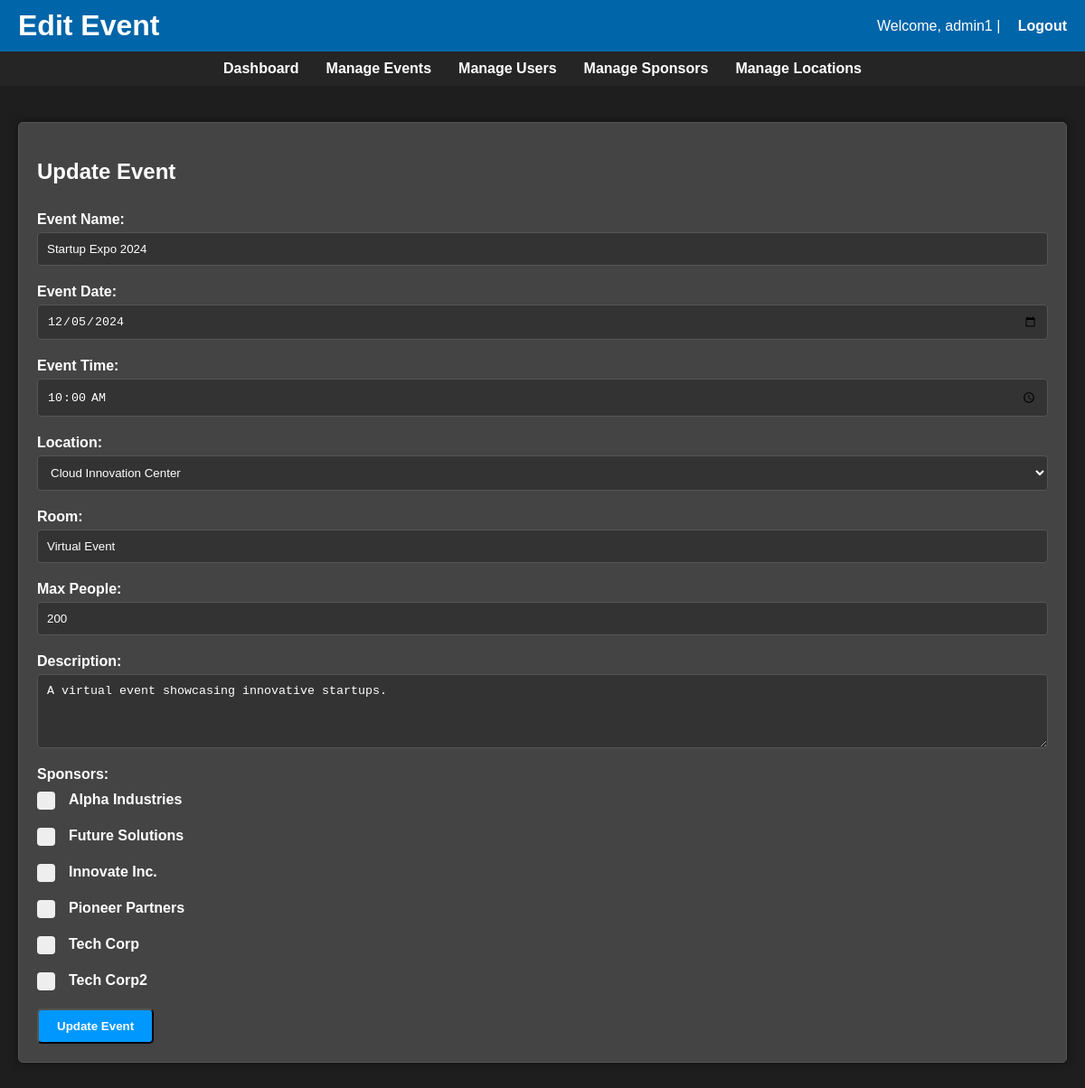
Screenshot of /admin/edit_event.php?id=10 (signed in) with the database file from the repository.
### tables this page shows
CREATE TABLE `events` (
  `event_id` int(11) NOT NULL,
  `event_name` varchar(100) NOT NULL,
  `event_date` date NOT NULL,
  `event_time` time NOT NULL,
  `location` varchar(100) DEFAULT NULL,
  `description` text,
  `organizer_id` int(11) DEFAULT NULL,
  `location_id` int(11) DEFAULT NULL,
  `max_attendance` int(11) DEFAULT NULL
);

CREATE TABLE `sponsors` (
  `sponsor_id` int(11) NOT NULL,
  `sponsor_name` varchar(100) NOT NULL,
  `contact_person` varchar(100) DEFAULT NULL,
  `contact_email` varchar(100) DEFAULT NULL,
  `phone_number` varchar(20) DEFAULT NULL
);

### admin/edit_event.php (the view, shortened to what this page needs)
<?php
include '../config/db_connect.php';
$event = [
    'event_id' => '',
    'event_name' => '',
    'event_date' => '',
    'event_time' => '',
    'location'=> '',
    'location_id' => '',
    'description' => '',
    'max_attendance' => '',
    'sponsors' => []
];
if (isset($_GET['id'])) {
    $event_id = $_GET['id'];
    $stmt = $conn->prepare("
        SELECT Events.*, event_sponsors.sponsor_id
        FROM Events
        LEFT JOIN event_sponsors ON Events.event_id = event_sponsors.event_id
        WHERE Events.event_id = ?
    ");
    $stmt->bind_param("i", $event_id);
    $stmt->execute();
    $result = $stmt->get_result();
    if ($result->num_rows > 0) {
        $event = $result->fetch_assoc();
        $event['sponsors'] = [];
    } else {
        echo "No event found with the provided ID.";
        exit;
    }
} else {
    echo "Event ID not provided.";
    exit;
}
$sponsors = $conn->query("SELECT sponsor_id, sponsor_name FROM Sponsors ORDER BY sponsor_name ASC");
$locations = $conn->query("SELECT location_id, location_name FROM Locations ORDER BY location_name ASC");
?>
<!DOCTYPE html>
<html lang="en">
<head>
    <link rel="stylesheet" href="../assets/css/style2.css">
</head>
<body>
    <header>
        <h1>Edit Event</h1>
        <p>Welcome, <?php echo htmlspecialchars($_SESSION['username']); ?> | <a href="/auth/logout.php">Logout</a></p>
    </header>
    <nav>
        <a href="/admin/admin.php">Dashboard</a>
        <a href="/admin/admin_events.php">Manage Events</a>
        <a href="/admin/admin_users.php">Manage Users</a>
        <a href="/admin/admin_sponsors.php">Manage Sponsors</a>
        <a href="/admin/admin_locations.php">Manage Locations</a>
    </nav>
    <div class="container">
        <div class="section">
            <h2>Update Event</h2>
            <form action="edit_event.php?id=<?php echo $event['event_id']; ?>" method="POST">
                <label for="event_name">Event Name:</label>
                <input type="text" id="event_name" name="event_name" value="<?php echo htmlspecialchars($event['event_name']); ?>" required>
                <label for="event_date">Event Date:</label>
                <input type="date" id="event_date" name="event_date" value="<?php echo $event['event_date']; ?>" required>
                <label for="event_time">Event Time:</label>
                <input type="time" id="event_time" name="event_time" value="<?php echo $event['event_time']; ?>" required>
                <label for="location_id">Location:</label>
                <select id="location_id" name="location_id" required>
                    <?php while ($location = $locations->fetch_assoc()): ?>
                        <option value="<?php echo $location['location_id']; ?>" <?php echo ($event['location_id'] == $location['location_id']) ? 'selected' : ''; ?>>
                            <?php echo htmlspecialchars($location['location_name']); ?>
                        </option>
                    <?php endwhile; ?>
                </select>
                <label for="location">Room:</label>
                <input type="text" id="location" name="location" value="<?php echo $event['location']; ?>" required>
                <label for="max_attendance">Max People:</label>
                <input type="number" id="max_attendance" name="max_attendance" value="<?php echo htmlspecialchars($event['max_attendance']); ?>" required>
                <label for="description">Description:</label>
                <textarea id="description" name="description" rows="4" required><?php echo htmlspecialchars($event['description']); ?></textarea>
                <label for="sponsor_id">Sponsors:</label>
                <?php if ($sponsors->num_rows > 0): ?>
                    <?php while ($sponsor = $sponsors->fetch_assoc()): ?>
                        <label class="checkbox-container"><?php echo htmlspecialchars($sponsor['sponsor_name']); ?>
                            <span class="checkmark"></span>
                        </label>
                    <?php endwhile; ?>
                <?php endif; ?>
                <button type="submit">Update Event</button>
            </form>
        </div>
    </div>
</body>
</html>

### assets/css/style2.css (style rules this page uses)
body { font-family: Arial, sans-serif; margin: 0; padding: 0; background-color: #1e1e1e; color: #ffffff; }
header { background-color: #0065a9; color: white; padding: 10px 20px; display: flex; justify-content: space-between; align-items: center; }
h1 { color: #ffffff; }
h2 { color: #ffffff; }
header h1 { margin: 0; }
header p { margin: 0; }
header a { color: white; text-decoration: none; font-weight: bold; margin-left: 15px; }
nav { display: flex; justify-content: center; background-color: #252525; padding: 10px; }
nav a { color: #ffffff; margin: 0 15px; text-decoration: none; font-weight: bold; }
.container { padding: 20px; }
.section { margin-bottom: 30px; background-color: #444444; padding: 15px; border-radius: 5px; box-shadow: 0 0 10px rgba(0, 0, 0, 0.5); }
label { font-weight: bold; color: #ffffff; }
input, select, textarea { width: 100%; padding: 10px; margin: 5px 0 10px; border-radius: 5px; border: 1px solid #555555; background-color: #252525; color: #ffffff; }
input[type="text"], input[type="date"], input[type="time"], input[type="number"], input[type="email"], textarea, select { flex: 1; padding: 10px; border: 1px solid #555555; border-radius: 4px; background-color: #252525; color: #ffffff; box-sizing: border-box; }
button { display: inline-block; margin-top: 10px; padding: 10px 20px; background-color: #0098ff; color: white; border-radius: 5px; text-decoration: none; cursor: pointer; font-weight: bold; }
@media (min-width: 768px) { .container { flex-direction: row; align-items: flex-start; } }
a { color: #0098ff; text-decoration: none; }

### admin/edit_event.php (style rules this page uses)
.container { padding: 20px; background-color: #1e1e1e; }
.section { margin: 20px 0; padding: 20px; border: 1px solid #555555; border-radius: 5px; background-color: #444444; }
label { display: block; margin-top: 10px; font-weight: bold; color: #ffffff; }
form { display: flex; flex-direction: column; align-items: flex-start; margin: 0 auto; }
input[type="text"], input[type="date"], input[type="time"], input[type="number"], textarea, select { padding: 10px; border: 1px solid #555555; border-radius: 4px; background-color: #333333; color: #ffffff; box-sizing: border-box; width: 100%; }
.checkbox-container { display: block; position: relative; padding-left: 35px; margin-bottom: 12px; cursor: pointer; font-size: 16px; user-select: none; color: white; }
.checkmark { position: absolute; top: 0; left: 0; height: 20px; width: 20px; background-color: #eee; border-radius: 4px; }
.checkmark:after { content: ""; position: absolute; display: none; }
.checkbox-container .checkmark:after { left: 7px; top: 3px; width: 5px; height: 10px; border: solid white; border-width: 0 2px 2px 0; transform: rotate(45deg); }

### rows the page displays
events: event_name "Startup Expo 2024", event_date "12/05/2024", event_time "10:00:00", location "Virtual Event", max_attendance "200", description "A virtual event showcasing innovative startups."
sponsors: sponsor_name "Alpha Industries"
sponsors: sponsor_name "Future Solutions"
sponsors: sponsor_name "Innovate Inc."
sponsors: sponsor_name "Pioneer Partners"
sponsors: sponsor_name "Tech Corp"
sponsors: sponsor_name "Tech Corp2"

### other values shown
$_SESSION['username'] "admin1"
form field location_id "Cloud Innovation Center"
